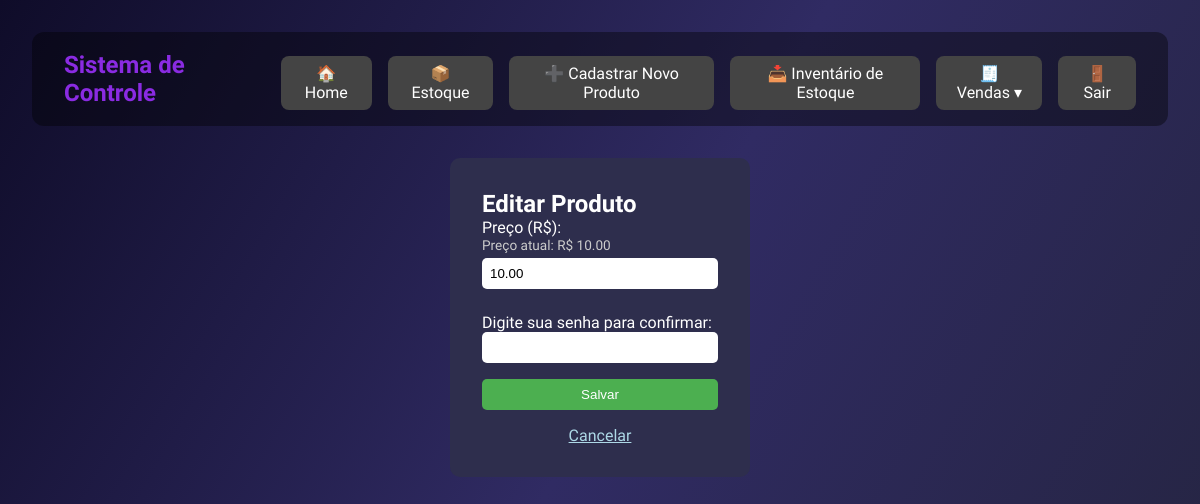
Before: /editar-tipo-produto/1 (signed in) with the older database file.
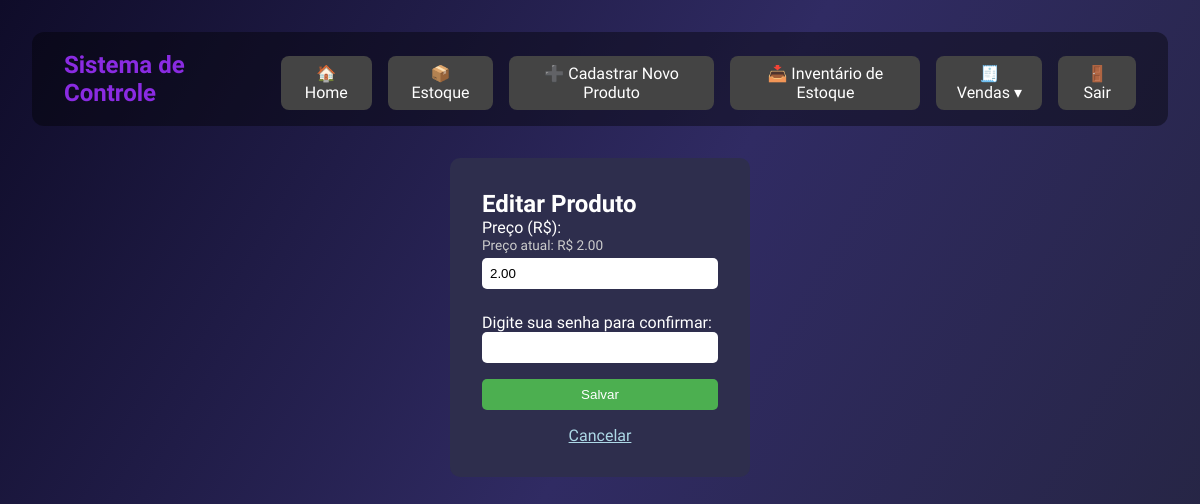
After: the same page with the newer database file.
### models.py (models this page shows)
class TipoProduto(db.Model):
    __tablename__ = 'tipo_produto'
    id = db.Column(db.Integer, primary_key=True, autoincrement=True)
    nome = db.Column(db.String(255), nullable=False, unique=True)
    categoria_id = db.Column(db.Integer, db.ForeignKey('categoria.id'), nullable=False)
    preco = db.Column(db.Numeric(10, 2), nullable=False)
    descricao = db.Column(db.Text)
    produtos = db.relationship('Produto', back_populates='tipo_produto', cascade="all, delete-orphan")

### routes.py (the view, shortened to what this page needs)
    @app.route('/editar-tipo-produto/<int:tipo_produto_id>', methods=['GET', 'POST'])
    def editar_tipo_produto(tipo_produto_id):
        if 'usuario' not in session:
            return redirect(url_for('login_view'))
        tipo_produto = TipoProduto.query.get_or_404(tipo_produto_id)
        tipos = TipoProduto.query.all()
        return render_template('editar_produto.html', tipo_produto=tipo_produto, tipos=tipos)

### templates/editar_produto.html (shortened to what this page needs)
<!DOCTYPE html>
<html lang="pt-br">
{% extends 'base.html' %}
{% block content %}
<form method="POST">
    <h2>Editar Produto</h2>
    <label>Preço (R$):</label>
    <p class="atual-info">Preço atual: R$ {{ tipo_produto.preco or "Indefinido" }}</p>
    <input type="number" name="preco" step="0.01" placeholder="Novo preço (opcional)" value="{{ tipo_produto.preco }}">
    <div class="senha-container">
        <label for="senha">Digite sua senha para confirmar:</label>
        <input type="password" name="senha" id="senha" required>
    </div>
    <button type="submit">Salvar</button>
    <a href="/painel">Cancelar</a>
</form>
{% endblock %}

Changed rows visible on the page:
changed TipoProduto: preco "10.00" → "2.00"
